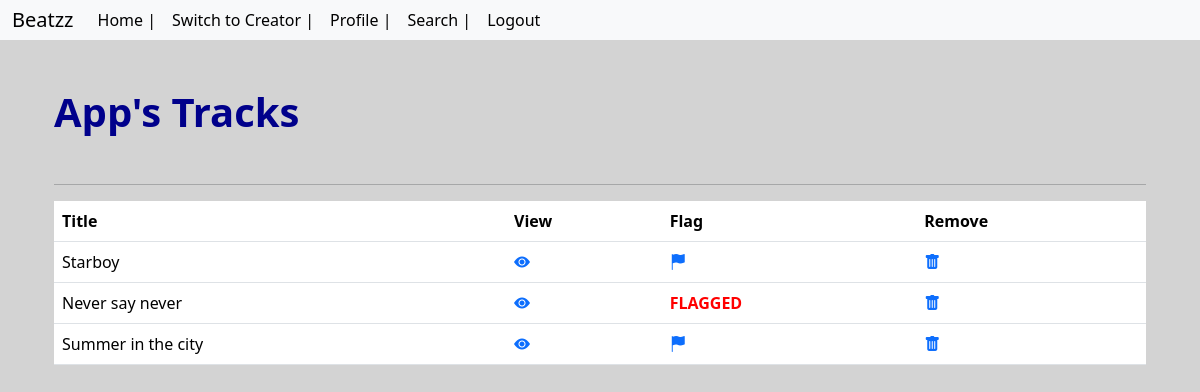
The app's page /tracksadmin (signed in) with its own data.
### models.py (models this page shows)
class Songs(db.Model):
    __tablename__="Songs"
    id=db.Column(db.Integer,primary_key=True)
    name=db.Column(db.String(30), unique=True, nullable=False)
    artist=db.Column(db.String(50),nullable=False)
    duration=db.Column(db.Integer, nullable=False)
    lyrics=db.Column(db.Text, nullable=False)
    genre=db.Column(db.String(20), nullable=False)
    date=db.Column(db.Date, nullable=False)
    album_id = db.Column(db.Integer, db.ForeignKey('Albums.id'), nullable=True)
    creator_id = db.Column(db.Integer, db.ForeignKey('Creator.id'), nullable=True)
    creator = db.relationship('Creator', backref='songs', lazy=True)
    playlists = db.relationship('Playlists', secondary=playlist_song_association, back_populates='songs')
    ratings = db.relationship('Rating', backref='song', lazy=True)
    flagged = db.Column(db.Boolean, default=False)

### routes/adminroutes.py (the view)
@ad.route('/tracksadmin', methods=['GET'])
def tracksadmin():
    songs = Songs.query.all()
    return render_template('tracksadmin.html', songs=songs, role=User.query.get(session['user_id']))

### templates/tracksadmin.html (shortened to what this page needs)
{% extends "layout.html" %}
{% block content %}
<br>
	<div class="container mt-4">
    <h1 style="color: darkblue;"><B>App's Tracks</B> </h1>
    <br>
    <hr>
    <div class="row">
        <div class="col-md-12">
            <table class="table">
                <thead>
                        <tr>
                            <th>Title</th>
                            <th>View</th>
                            <th>Flag</th>
                            <th>Remove</th>
                        </tr>
                    </thead>
                <tbody>
                    {% for song in songs %}
                        <tr>
                            <td class="leftmost">{{ song.name}}</td>
                            <td><a href="{{ url_for('ad.viewadmin_song', song_id=song.id) }}"><i class="bi bi-eye-fill bi-3x" color="green"></i></a></td>
                            {% if song.flagged %}
                                <td style="color: red;"><b>FLAGGED</td>
                            {% else %}
                                <td><a href="{{ url_for('ad.flag_song', song_id=song.id) }}" ><i class="bi bi-flag-fill"></i></a></td>
                            {% endif %}
                            <td><a href="{{ url_for('ad.remove_song', song_id=song.id) }}"><i class="bi bi-trash-fill bi-3x" color: red></i></a></td>
                        </tr>
                    {% endfor %}
                </tbody>
            </table>
        </div>
    </div>
</div>
{% endblock %}

### templates/tracksadmin.html (style rules this page uses)
body { background-color: lightgrey; }

### records on screen
Songs: name "Starboy"
Songs: name "Never say never", flagged "FLAGGED"
Songs: name "Summer in the city"
